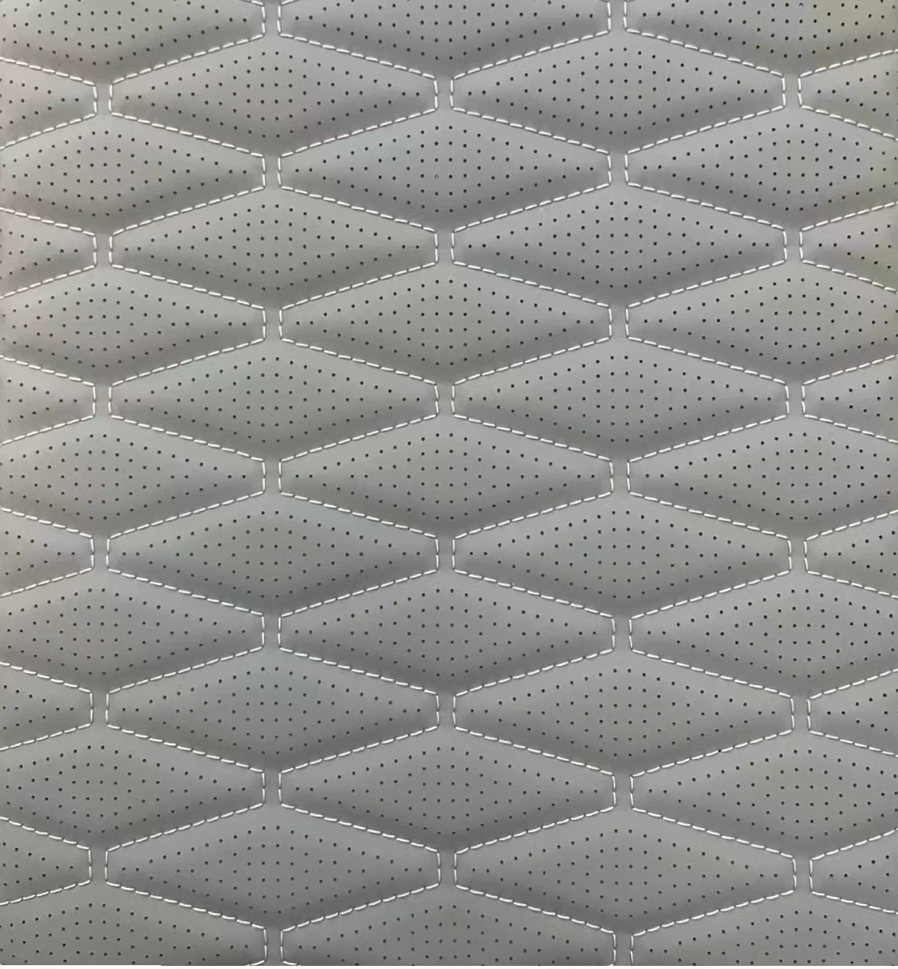
#> input picture picture/4.png, 898 x 969 px, found by its file name
$ python crop_seat_roi.py
#> lines starting #> are read from the running program, lines starting #| are printed output that depends on the picture; after the words box and inside, x2 and y2 are one past the last pixel; in counts of white or black regions, pixels touching at a corner belong together
### src1/utils.py
from __future__ import annotations

from pathlib import Path

import cv2
import numpy as np


IMAGE_SUFFIXES = {".jpg", ".jpeg", ".png", ".bmp", ".tif", ".tiff"}


# [33 lines left out: functions odd_at_least, smooth_projection, longest_active_span, not called in this run]


def load_bgr_image(image_path: Path) -> np.ndarray:
    image = cv2.imread(str(image_path))
#> image is the input picture: shape (969, 898, 3); mean B, G, R 143, 146.2, 146.2
    if image is None:
        raise RuntimeError(f"Failed to read image: {image_path}")
    return image


# [6 lines left out: function load_binary_mask, not called in this run]


def iter_image_paths(path: Path, stem_suffix: str | None = None) -> list[Path]:
    if path.is_file():
        return [path]
    image_paths = [item for item in path.iterdir() if item.suffix.lower() in IMAGE_SUFFIXES]
    if stem_suffix is not None:
        image_paths = [item for item in image_paths if item.stem.endswith(stem_suffix)]
    return sorted(image_paths)


# [4 lines left out: function iter_mask_paths, not called in this run]


def ensure_dir(path: Path) -> None:
    path.mkdir(parents=True, exist_ok=True)


def write_image(path: Path, image: np.ndarray) -> None:
    ensure_dir(path.parent)
    cv2.imwrite(str(path), image)


# [25 lines left out: functions build_hole_response, derive_roi_path, not called in this run]

### src1/crop_seat_roi.py
from __future__ import annotations

import argparse
import time
from pathlib import Path

import cv2
import numpy as np

from src1.utils import iter_image_paths, load_bgr_image, write_image


# BASE_IMAGE_WIDTH = 5472
# BASE_IMAGE_HEIGHT = 3648

# ROI_POINTS = np.array(
#     [
#         [1689, 201],
#         [3214, 228],
#         [3180, 2445],
#         [1584, 2382],
#     ],
#     dtype=np.float32,
# )
BASE_IMAGE_WIDTH = 898
BASE_IMAGE_HEIGHT = 969

ROI_POINTS = np.array(
     [
         [0, 0],
         [0, 969],
         [898, 969],
         [898, 0],
     ],
     dtype=np.float32,
 )


def clip_points_to_image(points: np.ndarray, image_shape: tuple[int, ...]) -> np.ndarray:
    h, w = image_shape[:2]
    pts = np.asarray(points, dtype=np.float32).copy()
    pts[:, 0] = np.clip(pts[:, 0], 0, w - 1)
    pts[:, 1] = np.clip(pts[:, 1], 0, h - 1)
    return pts


def scale_points_to_image(
    points: np.ndarray,
    image_shape: tuple[int, ...],
    base_width: int = BASE_IMAGE_WIDTH,
    base_height: int = BASE_IMAGE_HEIGHT,
) -> np.ndarray:
    h, w = image_shape[:2]
    sx = w / float(base_width)
    sy = h / float(base_height)

    pts = np.asarray(points, dtype=np.float32).copy()
    pts[:, 0] *= sx
    pts[:, 1] *= sy
    return pts


def polygon_crop_without_warp(
    image: np.ndarray,
    points: np.ndarray,
    build_preview: bool = True,
) -> tuple[np.ndarray, np.ndarray]:
#> called with points = array of shape (4, 2), build_preview = True
    pts = scale_points_to_image(points, image.shape)
#> pts = [[0, 0], [0, 969], [898, 969], [898, 0]]
    pts = clip_points_to_image(pts, image.shape)
#> pts = [[0, 0], [0, 968], [897, 968], [897, 0]]
    polygon = np.round(pts).astype(np.int32)
    x, y, w, h = cv2.boundingRect(polygon)
    if w <= 1 or h <= 1:
        raise RuntimeError(f"Invalid ROI bounding rect: x={x}, y={y}, w={w}, h={h}")

    crop_view = image[y:y + h, x:x + w]

    local_polygon = polygon.copy()
    local_polygon[:, 0] -= x
    local_polygon[:, 1] -= y

    mask = np.zeros((h, w), dtype=np.uint8)
    cv2.fillPoly(mask, [local_polygon], 255)
#> mask: shape (969, 898); every value is 255

    masked_crop = np.full_like(crop_view, 255)
    cv2.copyTo(crop_view, mask, masked_crop)

    preview = np.empty((0, 0, 3), dtype=np.uint8)
    if build_preview:
        preview = image.copy()
        cv2.polylines(preview, [polygon.reshape(-1, 1, 2)], True, (0, 0, 255), 3)
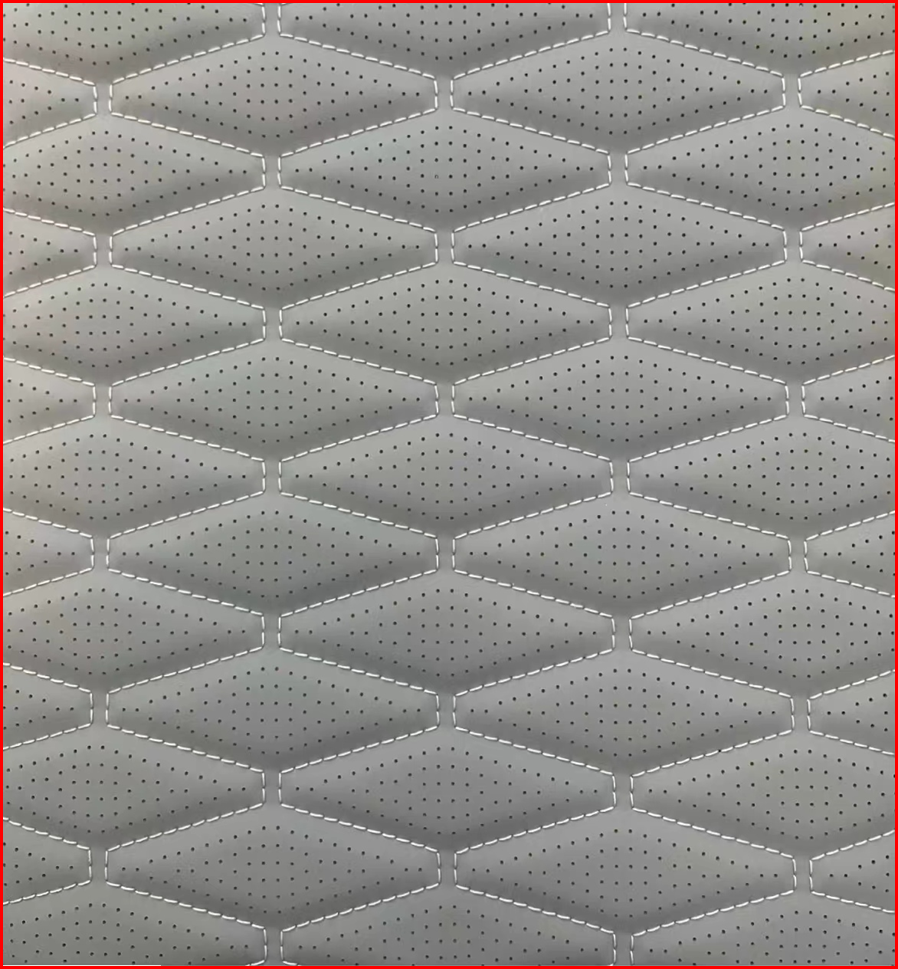
#> preview: shape (969, 898, 3); 1.28% of pixels changed, all inside (x1, y1, x2, y2) = (0, 0, 898, 969)

        for idx, (px, py) in enumerate(polygon, start=1):
            cv2.circle(preview, (px, py), 6, (0, 255, 255), -1)
            cv2.putText(
                preview,
                str(idx),
                (px + 8, py - 8),
                cv2.FONT_HERSHEY_SIMPLEX,
                0.7,
                (0, 255, 255),
                2,
                cv2.LINE_AA,
            )

    return masked_crop, preview


def crop_and_draw(
    image: np.ndarray,
    points: np.ndarray = ROI_POINTS,
) -> tuple[np.ndarray, np.ndarray]:
    return polygon_crop_without_warp(image, points)


def build_roi_crop(
    image: np.ndarray,
    points: np.ndarray = ROI_POINTS,
) -> np.ndarray:
    crop, _ = polygon_crop_without_warp(image, points, build_preview=False)
    return crop


def process_path(
    image_path: Path,
    output_dir: Path,
    points: np.ndarray = ROI_POINTS,
) -> None:
    image = load_bgr_image(image_path)
    crop, preview = crop_and_draw(image, points=points)

    stem = image_path.stem
    write_image(output_dir / f"{stem}_crop.jpg", crop)
    write_image(output_dir / f"{stem}_preview.jpg", preview)


def parse_points_from_args(raw_points: list[float] | None) -> np.ndarray:
    if raw_points is None:
        return ROI_POINTS.copy()

    if len(raw_points) != 8:
        raise RuntimeError("--points must provide exactly 8 numbers: x1 y1 x2 y2 x3 y3 x4 y4")

    return np.asarray(raw_points, dtype=np.float32).reshape(4, 2)


def main() -> None:
    wall_start = time.perf_counter()

    parser = argparse.ArgumentParser(
        description="Crop a quadrilateral ROI without any geometric transform."
    )
    parser.add_argument("--input", default="picture/4.png", help="Image file or directory.")
    parser.add_argument("--output", default="output/roi", help="Directory for result images.")
    parser.add_argument(
        "--points",
        type=float,
        nargs=8,
        default=None,
        metavar=("x1", "y1", "x2", "y2", "x3", "y3", "x4", "y4"),
        help="Four ROI corner points in image coordinates.",
    )

    args = parser.parse_args()
    points = parse_points_from_args(args.points)

    image_paths = iter_image_paths(Path(args.input))
    if not image_paths:
        raise RuntimeError(f"No images found under: {args.input}")

    output_dir = Path(args.output)
    for image_path in image_paths:
        process_path(image_path, output_dir, points=points)

    wall_elapsed = time.perf_counter() - wall_start
    print(f"wall: {wall_elapsed:.3f}s")


if __name__ == "__main__":
    main()

$ run again, with picture/1_roi.jpg saved as picture/4.png
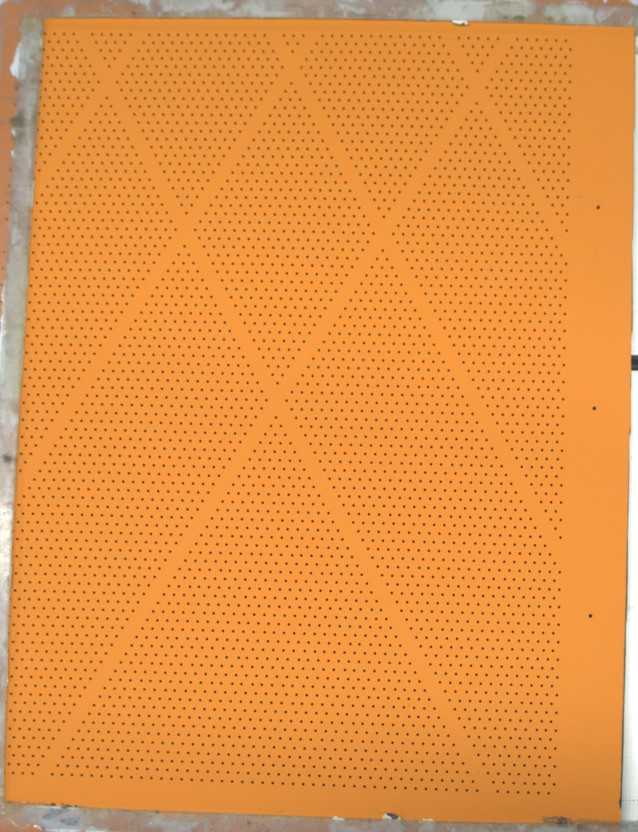
#> input picture picture/1_roi.jpg, 638 x 832 px, found by its file name
#> in load_bgr_image, image is the input picture: shape (832, 638, 3); mean B, G, R 70.3, 147.8, 229
#> mask: shape (832, 638); every value is 255
#> in polygon_crop_without_warp, `cv2.polylines(preview, [polygon.reshape(-1, 1, 2)], True, (0, 0, 255),..`:
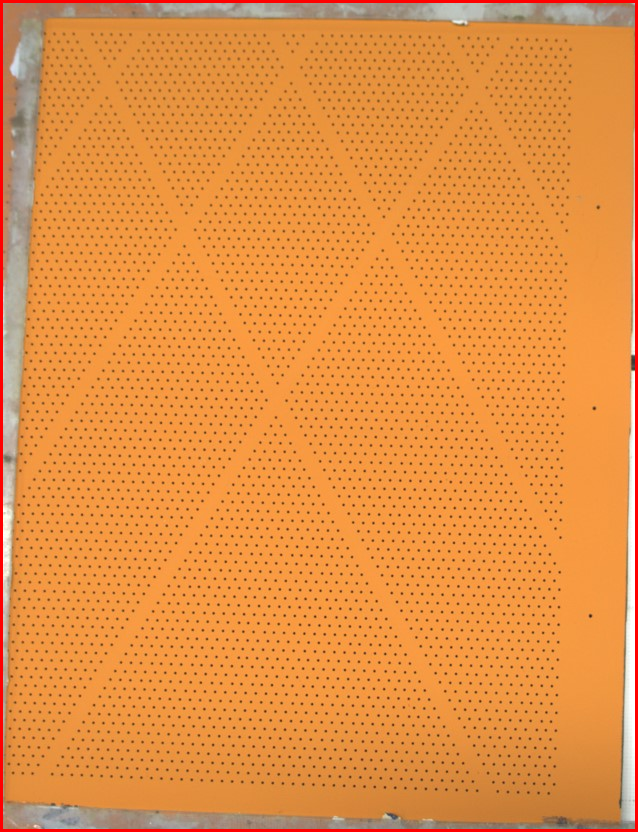
#> preview: shape (832, 638, 3); 1.65% of pixels changed, all inside (x1, y1, x2, y2) = (0, 0, 638, 832)
#> after the loop in polygon_crop_without_warp, `for idx, (px, py) in enumerate(polygon, start=1):`:
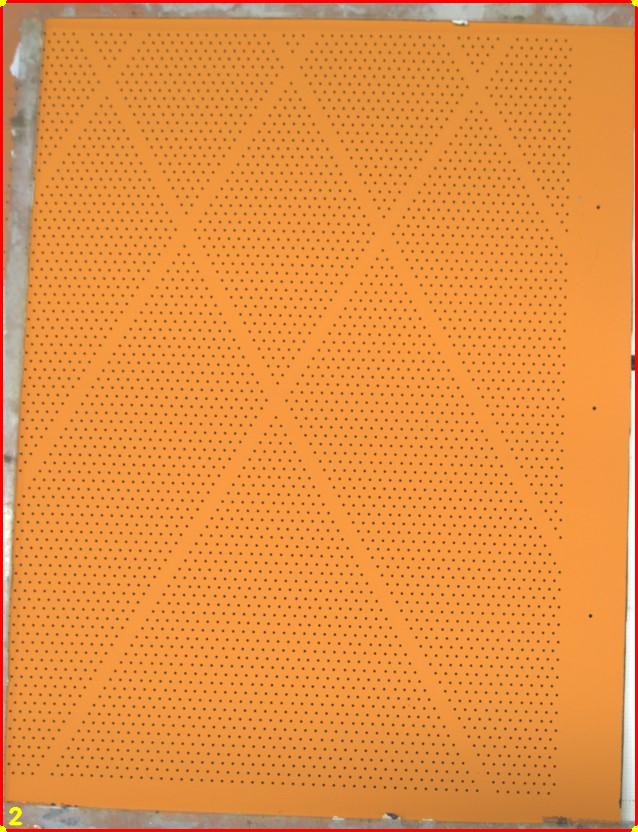
#> preview: shape (832, 638, 3); 0.06% of pixels changed, all inside (x1, y1, x2, y2) = (0, 0, 638, 832)

$ run again, with picture/3_roi.jpg saved as picture/4.png
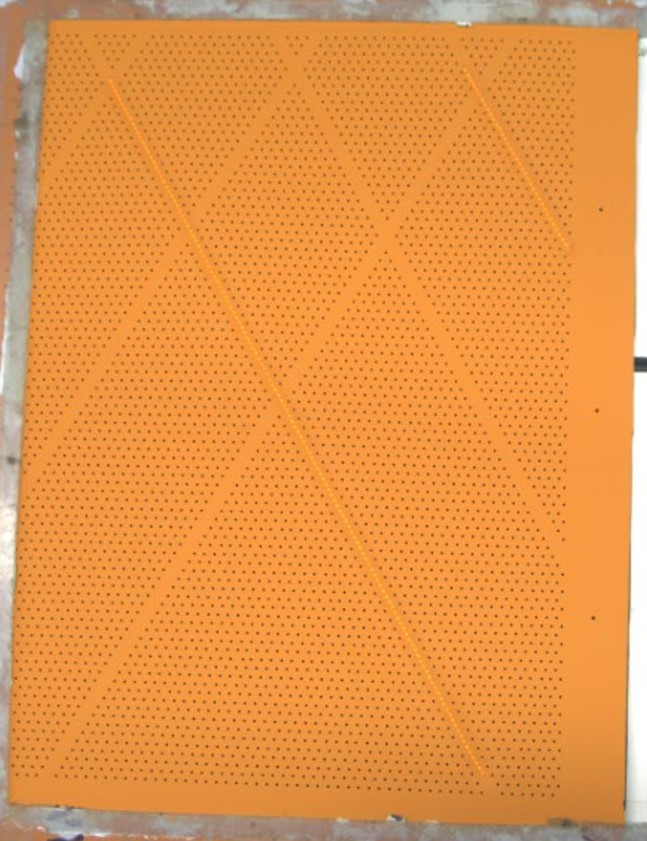
#> input picture picture/3_roi.jpg, 647 x 841 px, found by its file name
#> in load_bgr_image, image is the input picture: shape (841, 647, 3); mean B, G, R 73.1, 149.1, 229.1
#> mask: shape (841, 647); every value is 255
#> in polygon_crop_without_warp, `cv2.polylines(preview, [polygon.reshape(-1, 1, 2)], True, (0, 0, 255),..`:
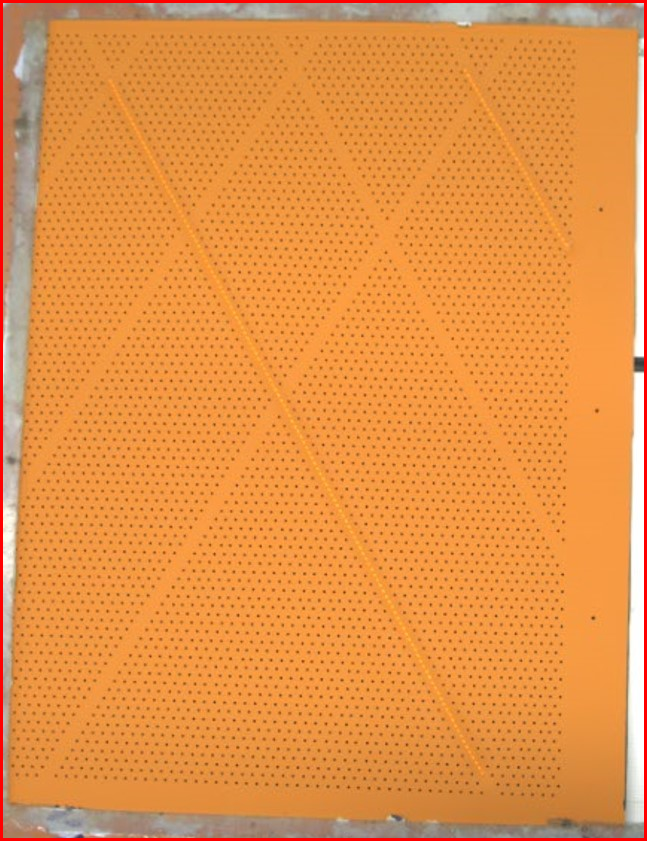
#> preview: shape (841, 647, 3); 1.63% of pixels changed, all inside (x1, y1, x2, y2) = (0, 0, 647, 841)
#> after the loop in polygon_crop_without_warp, `for idx, (px, py) in enumerate(polygon, start=1):`:
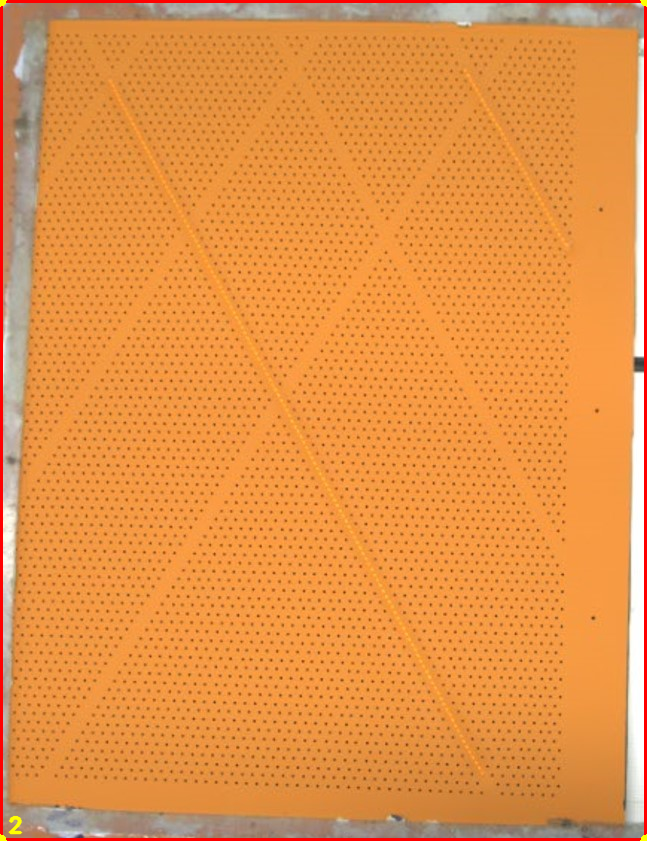
#> preview: shape (841, 647, 3); 0.06% of pixels changed, all inside (x1, y1, x2, y2) = (0, 0, 647, 841)
